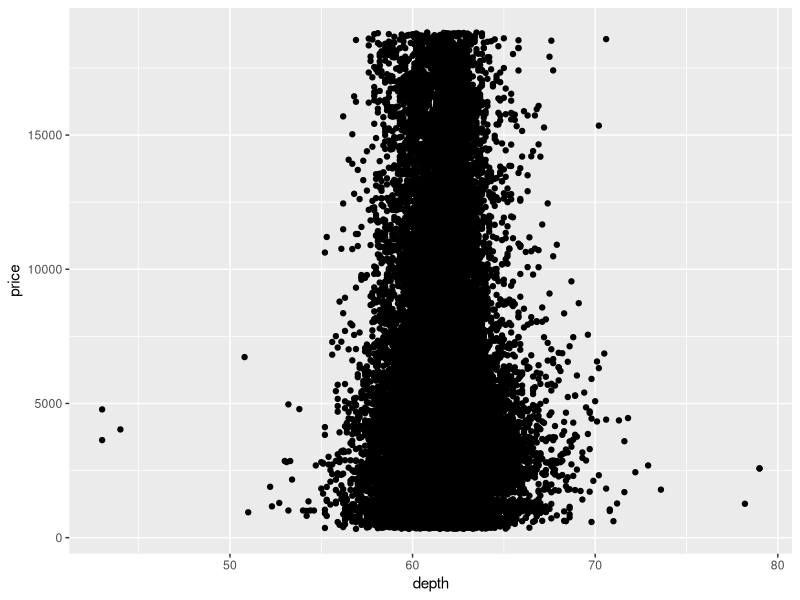
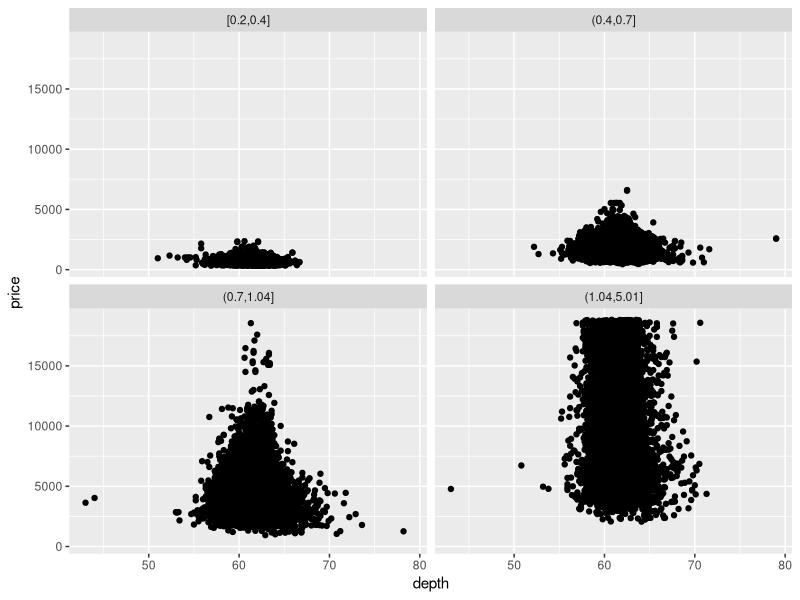
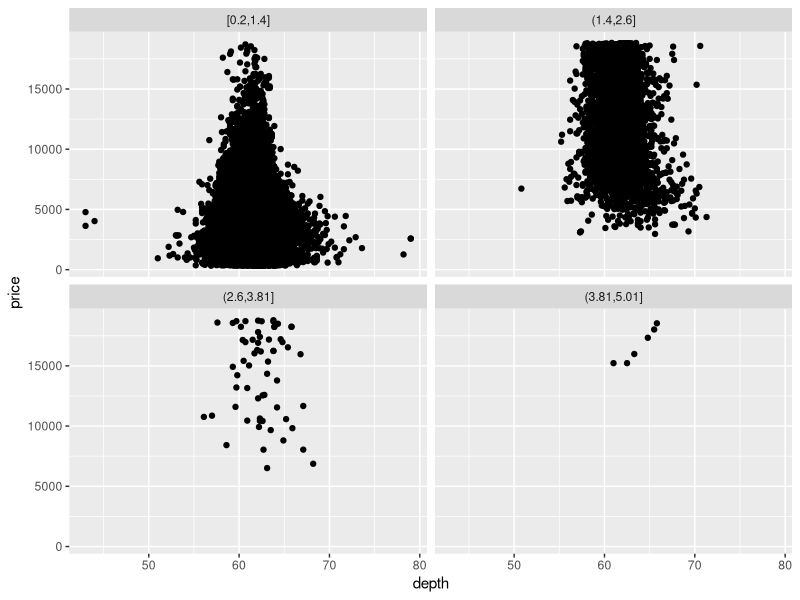
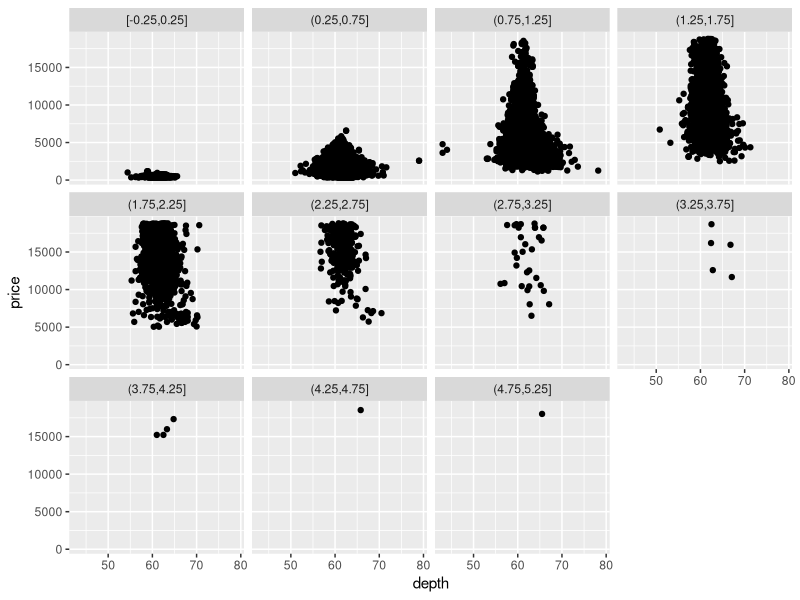

The R script that drew these images, in order:
## ---- chunk 1
library(ggplot2)
data(diamonds)
## ---- chunk 2
ggplot(diamonds, aes(depth, price)) + 
  geom_point()
## ---- chunk 3
ggplot(diamonds, aes(depth, price)) + 
  geom_point() + 
  facet_wrap(~ cut_number(carat, 4))
## ---- chunk 4
ggplot(diamonds, aes(depth, price)) + 
  geom_point() + 
  facet_wrap(~ cut_interval(carat, 4))
## ---- chunk 5
ggplot(diamonds, aes(depth, price)) + 
  geom_point() + 
  facet_wrap(~ cut_width(carat, 0.5))
## ---- chunk 6
knitr::include_url('https://slides.robitalec.ca/intro-ggplot.html')
